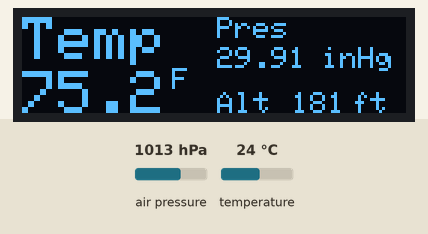
The sketch below on a simulated Arduino Uno, built with avr-gcc and run on an emulated ATmega328P. On the bench: 128×32 one-colour display. The test bench sets the inputs (shaded band); at power-on: air pressure 1013 hPa, temperature 24 °C.

Above: at 3.2 s.
3.3 s: air pressure set to 952 hPa
At 4.7 s:
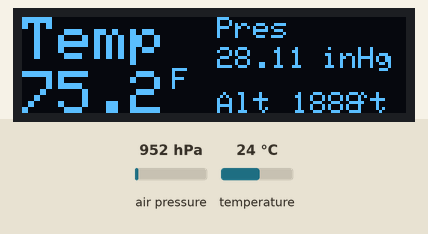
5.6 s: temperature set to 12 °C
At 7.0 s:
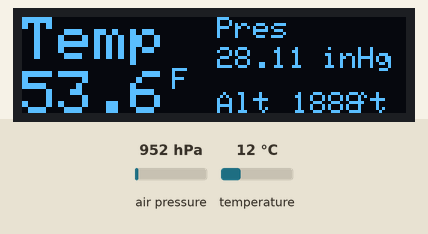
7.8 s: air pressure set to 975 hPa
At 9.3 s:
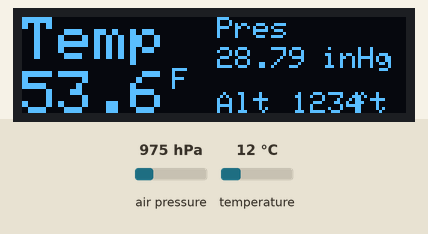
10.0 s: temperature set to 19 °C
At 10.5 s:
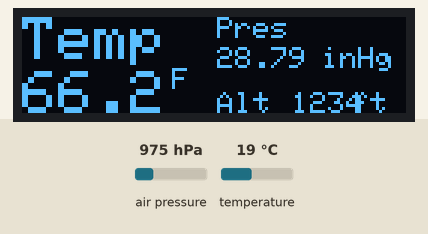
Timing chart, 0 to 13.0 s (numbered marks = the images above; inputs shaded):
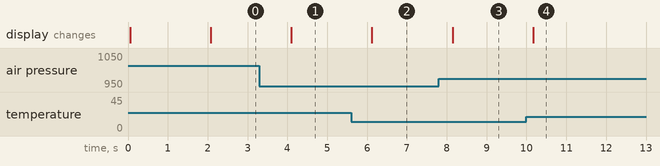

The sketch:

ESP-01_OLED_BMP280.ino
```cpp
#include <Adafruit_GFX.h> //Libraries for the OLED and BMP280
#include <Adafruit_SSD1306.h>
#include <Adafruit_BMP280.h>

#define SCREEN_WIDTH 128 // OLED display width, in pixels
#define SCREEN_HEIGHT 32 // OLED display height, in pixels
#define OLED_RESET -1 // Reset pin # (or -1 if sharing Arduino reset pin)

Adafruit_SSD1306 display(SCREEN_WIDTH, SCREEN_HEIGHT, &Wire, OLED_RESET); //Declaring the display name (display)
Adafruit_BMP280 bmp;

void setup() {
Wire.pins(0, 2);
bmp.begin(); //Start the bmp
display.begin(SSD1306_SWITCHCAPVCC, 0x3C); //Start the OLED display
display.clearDisplay();
display.display();
display.setTextColor(WHITE);
display.setTextSize(1);
display.print("SHIVAM.V"); //Show the name, you can remove it or replace it
display.setCursor(32,12);
display.setTextSize(2);
display.println("BMP280");
display.display();
delay(2000);
}

void loop() {

display.clearDisplay();
float T = bmp.readTemperature()*9/5 + 32; //Read temperature in °C and conversion to °F
float P = bmp.readPressure()/3386.39; //Read Pressure in Pa and conversion to inches of mercury
float A = bmp.readAltitude(1019.66)*3.28084; //Calculating the Altitude, the "1019.66" is the pressure in(hPa) at sea level at day in your region
//If you don't know it just modify it until you get the altitude of your place

display.setCursor(0,0); //Oled display, just playing with text size and cursor to get the display you want
display.setTextColor(WHITE);
display.setTextSize(2);
display.print("Temp");

display.setCursor(0,18);
display.print(T,1);
display.setCursor(50,17);
display.setTextSize(1);
display.print("F");

display.setTextSize(1);
display.setCursor(65,0);
display.print("Pres");
display.setCursor(65,10);
display.print(P);
display.setCursor(100,10);
display.print("inHg");

display.setCursor(65,25);
display.print("Alt");
display.setCursor(90,25);
display.print(A,0);
display.setCursor(110,25);
display.print("ft");

display.display();
delay(2000);
}
```

Measured:
- after the input at 3.3 s, the display: changes after 0.80 s (image 1)
- after the input at 5.6 s, the display: changes after 0.52 s (image 2)
- after the input at 7.8 s, the display: changes after 0.34 s (image 3)
- after the input at 10.0 s, the display: changes after 0.17 s (image 4)
